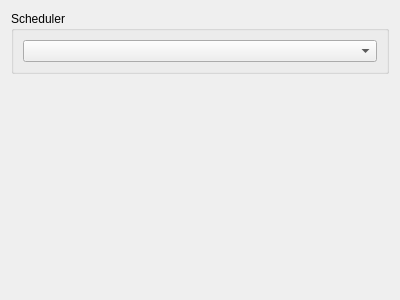
<?xml version="1.0" encoding="UTF-8"?>
<ui version="4.0">
 <class>scheduler_node</class>
 <widget class="QWidget" name="scheduler_node">
  <property name="geometry">
   <rect>
    <x>0</x>
    <y>0</y>
    <width>400</width>
    <height>300</height>
   </rect>
  </property>
  <property name="windowTitle">
   <string>Form</string>
  </property>
  <layout class="QGridLayout" name="gridLayout">
   <item row="0" column="0">
    <widget class="QGroupBox" name="groupBox">
     <property name="title">
      <string>Scheduler</string>
     </property>
     <layout class="QGridLayout" name="gridLayout_2">
      <item row="0" column="0">
       <widget class="QComboBox" name="scheduler_combobox"/>
      </item>
     </layout>
    </widget>
   </item>
   <item row="1" column="0">
    <spacer name="verticalSpacer">
     <property name="orientation">
      <enum>Qt::Orientation::Vertical</enum>
     </property>
     <property name="sizeHint" stdset="0">
      <size>
       <width>20</width>
       <height>40</height>
      </size>
     </property>
    </spacer>
   </item>
  </layout>
 </widget>
 <resources/>
 <connections/>
</ui>
